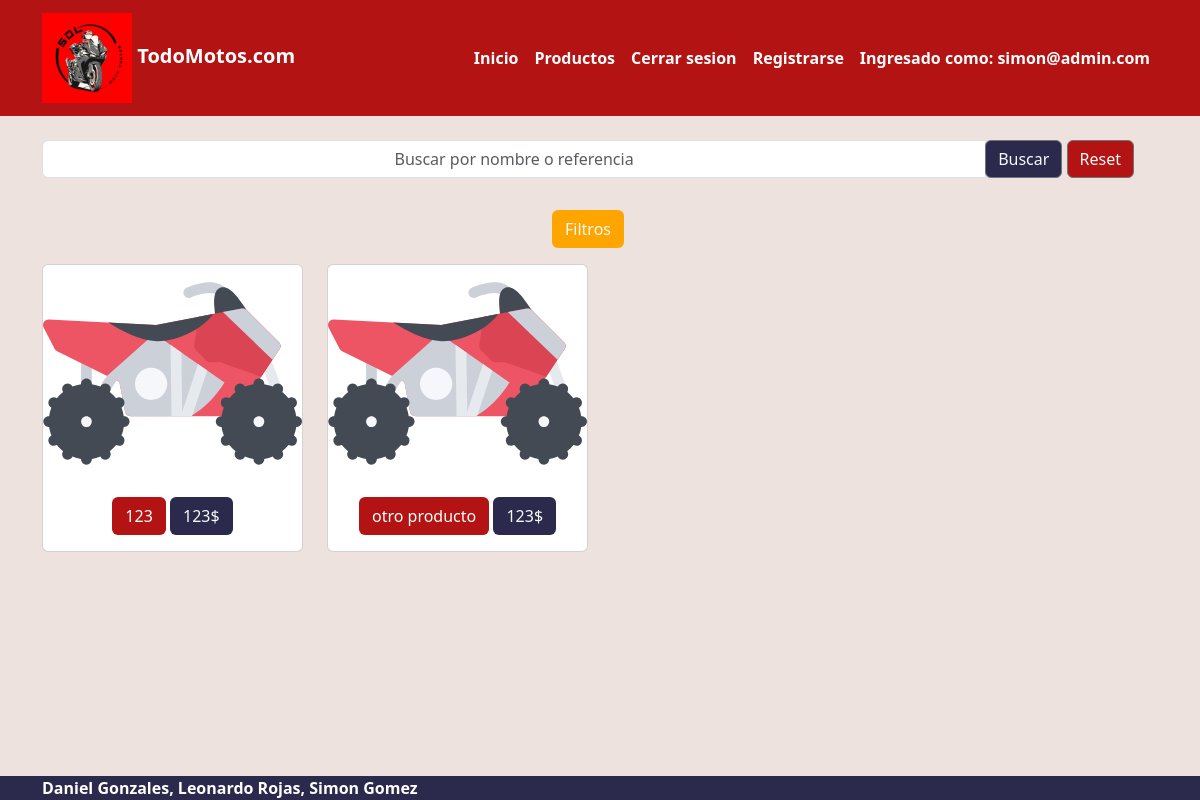
The page /products/ (signed in) on the database its author committed.
### account/models.py (models this page shows, shortened)
class CustomerUser(AbstractUser):
    username = None
    email = models.EmailField( unique=True)
    city = models.CharField(max_length=20)
    address = models.CharField(max_length=100)
    objects = CustomUserManager()
    USERNAME_FIELD = 'email'
    REQUIRED_FIELDS = [
        'address',
        'city',
    ]

### ecommerce/models.py (models this page shows)
class Product(models.Model):
    name = models.CharField(max_length=255)
    brand = models.CharField(max_length=50, null=True)
    description = models.CharField(max_length=300)
    reference = models.CharField(max_length=50)
    price = models.IntegerField()
    stock = models.IntegerField()

### ecommerce/views.py (the view)
# urls.py: path('products/',ProductListView.as_view(),name='products'),
class ProductListView(ListView):
    model = Product
    template_name = 'pages/products.html'
    context_object_name = "products"
    form = ProductForm()
    def get_queryset(self):
        query = self.request.GET.get("name")
        brand = self.request.GET.get("brand")
        minprice = self.request.GET.get("minprice")
        maxprice = self.request.GET.get("maxprice")
        if not query:
            query = ""
        if not brand:
            brand = ""
        if not minprice:
            minprice = 0
        if not maxprice:
            maxprice = 9999999999
        filters_query = Q(name__icontains=query) | Q(reference__icontains=query)
        filters_query &= Q(brand__icontains=brand)
        filters_query &= Q(price__gte=minprice) & Q(price__lte=maxprice)
        products = Product.objects.filter(filters_query)
        return products
    def get_context_data(self, **kwargs):
        context = super().get_context_data(**kwargs)
        context['form'] = self.form
        return context

### ecommerce/forms.py (shortened to what this page needs)
class ProductForm(forms.ModelForm):
    class Meta:
        model = Product
        fields = ['name','price', 'description','brand','stock', 'reference']
    BRAND_CHOICES = [
        ("Sin Marca/Cualquier Marca","Sin Marca/Cualquier Marca"),
        ("Kawasaki", "Kawasaki"),
        ("Honda", "Honda"),
        ("Yamaha", "Yamaha"),
        ("Suzuki", "Suzuki"),
    ]
    brand = forms.ChoiceField(label="Brand", choices=BRAND_CHOICES)

### ecommerce/templates/pages/products.html (shortened to what this page needs)
{% extends 'base.html' %}
{% load static %}
{% block content %}
<div class="d-grid gap-3">
    <div class="input-group row d-flex justify-content-center text-center">
        <form method="GET">
        <div class="input-group mb-3 text-align:center">
            <input name="name" type="text" class="form-control text-center " placeholder="Buscar por nombre o referencia" aria-label="Recipient's username" aria-describedby="basic-addon2">
            <div class="input-group-append">
              <button class="btn btn-outline-secondary bg-secondary text-light " type="submit">Buscar</button>
              <button class="btn btn-outline-secondary bg-primary text-light" type="submit" value="" name="name">Reset</button>
            </div>
          </div>
          <button class="btn bg-info text-light my-3" type="button" data-bs-toggle="collapse" data-bs-target="#filtros" aria-expanded="false" aria-controls="collapseExample">
            Filtros
          </button>
        </div>
      </div>
<div class="row">
    {% for product in products %}
    <div class="col-md-4 col-lg-3 mb-2">
        <div class="card">
            <img src="{% static 'products/icono_moto.svg' %}" class="card-img-top img-card">
            <div class="card-body text-center">
                <a href="{% url 'product' id=product.id  %}" class="btn bg-primary text-white">
                    {{product.name}}</a>
                <a class="btn bg-secondary text-light" href="{% url 'product' id=product.id  %}">{{product.price}}$</a>
            </div>
        </div>
    </div>
    {% endfor %}
</div>
</div>
{%endblock%}

### ecommerce/templates/base.html (shortened to what this page needs)
{% load static %}
<!doctype html>
<html lang="en">
    <head>
        <link href="https://cdn.jsdelivr.net/npm/bootstrap@5.3.0-alpha1/dist/css/bootstrap.min.css" rel="stylesheet"
 />
        <link href="{% static 'app.css' %}" rel="stylesheet" />
        </head>
        <body class="d-flex flex-column min-vh-100">
        <nav class="navbar navbar-expand-lg navbar-dark bg-primary">
            <div class="container">
            <a class="navbar-brand" href="{% url 'home' %}">
                <img src="{% static 'logo.png' %}" width="90" height="90" class="">
                TodoMotos.com</a>
            <div class="collapse navbar-collapse" id="navbarNavAltMarkup">
            <div class="navbar-nav ms-auto">
                <a class="nav-link active" href="{% url 'home' %}">Inicio</a>
                <li class="nav-item">
                <a class="nav-link active" href="{% url 'products' %}">Productos</a>
                </li>
                <a class="nav-link active" href="{% url 'logout' %}">Cerrar sesion</a>
                <a class="nav-link active" href="{% url 'register' %}">Registrarse</a>
                {% if user.is_authenticated == True%}
                <a class="nav-link active text-underline-opacity-0">Ingresado como: {{user.email}}</a>
                {%endif%}
            </div>
            </div>
            </div>
            </nav>
            <div class="container my-4">
                {% block content %}
                {% endblock %}
            {% block footer %}
            <footer class="mt-auto bg-secondary text-white">
                <div class="container">
                          <a class=" text-reset fw-bold text-decoration-none" target="_blank">
                            Daniel Gonzales, Leonardo Rojas, Simon Gomez
                        </a>
                </div>
            </footer>
            {% endblock %}
</body>
</html>

### ecommerce/static/app.css (style rules this page uses)
body { background: #EEE2DE !important; }
.bg-secondary { background-color: #2B2A4C !important; }
.bg-primary { background-color: #B31312 !important; }
.bg-info { background-color: orange !important; }
nav { font-weight: 700; }
.img-card { height: 18vw; object-fit: cover; }

### rows shown on the page
CustomerUser: email "simon@admin.com"
Product: name "123", price "123"
Product: name "otro producto", price "123"
